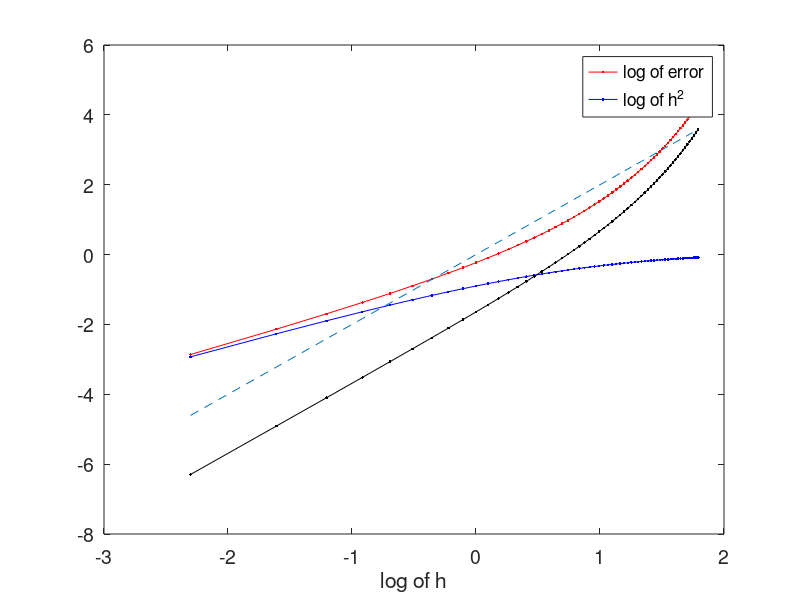

MATLAB code to generate this figure:
clear
x = .1;
duh_exact = exp(x); % exact derivative of u at x = .5

hvec = .1:.1:6;
for i = 1:length(hvec)
    h = hvec(i);
    duh_f = (exp(x+h)-exp(x))/h;    
    duh_b = (exp(x)-exp(x-h))/h;    
    duh_c = (exp(x+h)-exp(x-h))/(2*h);    
    error1(i) = abs(duh_f-duh_exact);
    error2(i) = abs(duh_b-duh_exact);
    error3(i) = abs(duh_c-duh_exact);
end

plot(log(hvec),log(error1),'r.-');hold on
plot(log(hvec),log(error2),'b.-')
plot(log(hvec),log(error3),'k.-')
hold on;
plot(log(hvec),2*log(hvec),'--')
xlabel('log of h','fontsize',14)
set(gca,'fontsize',14)
legend('log of error','log of h^2')
